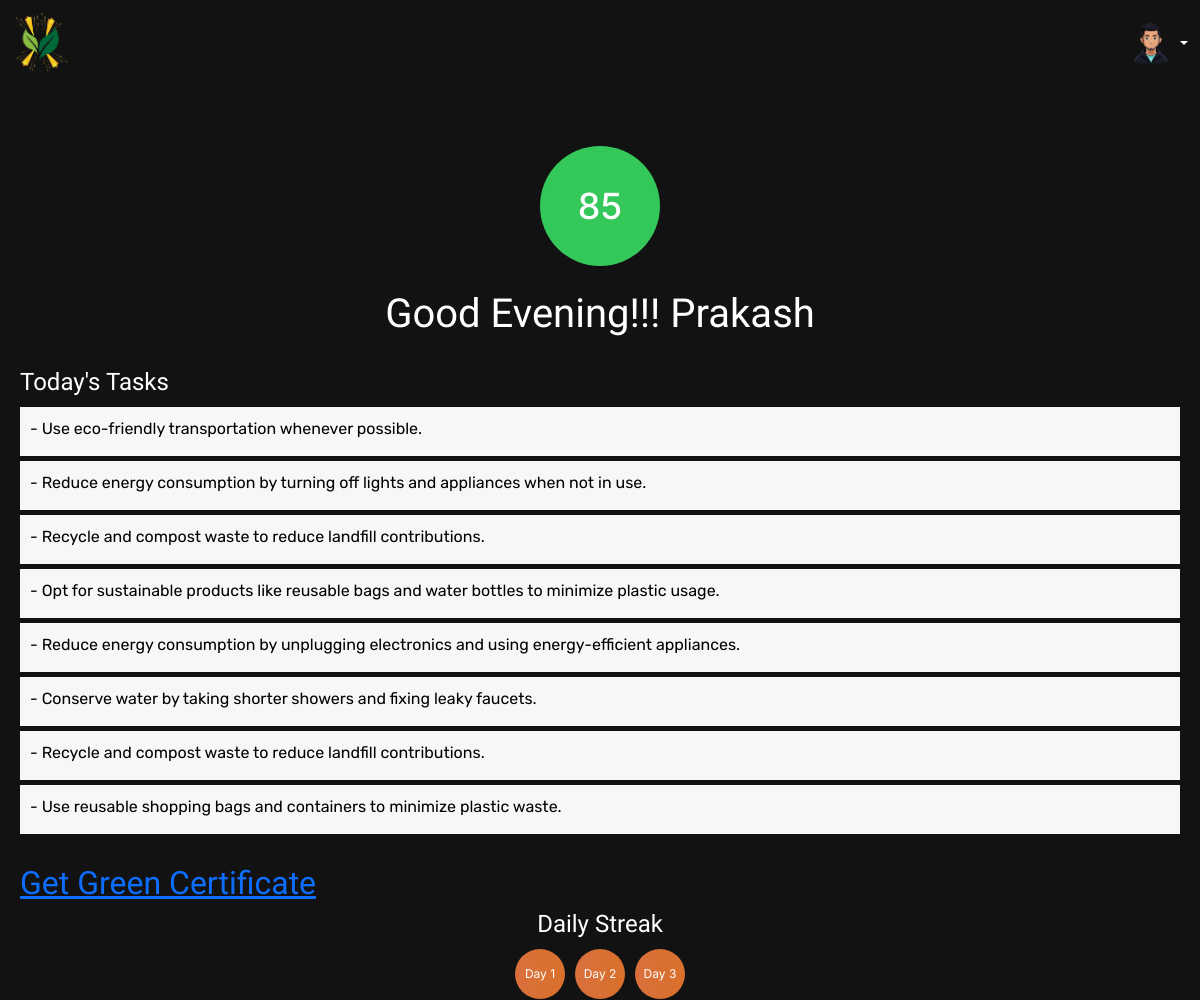
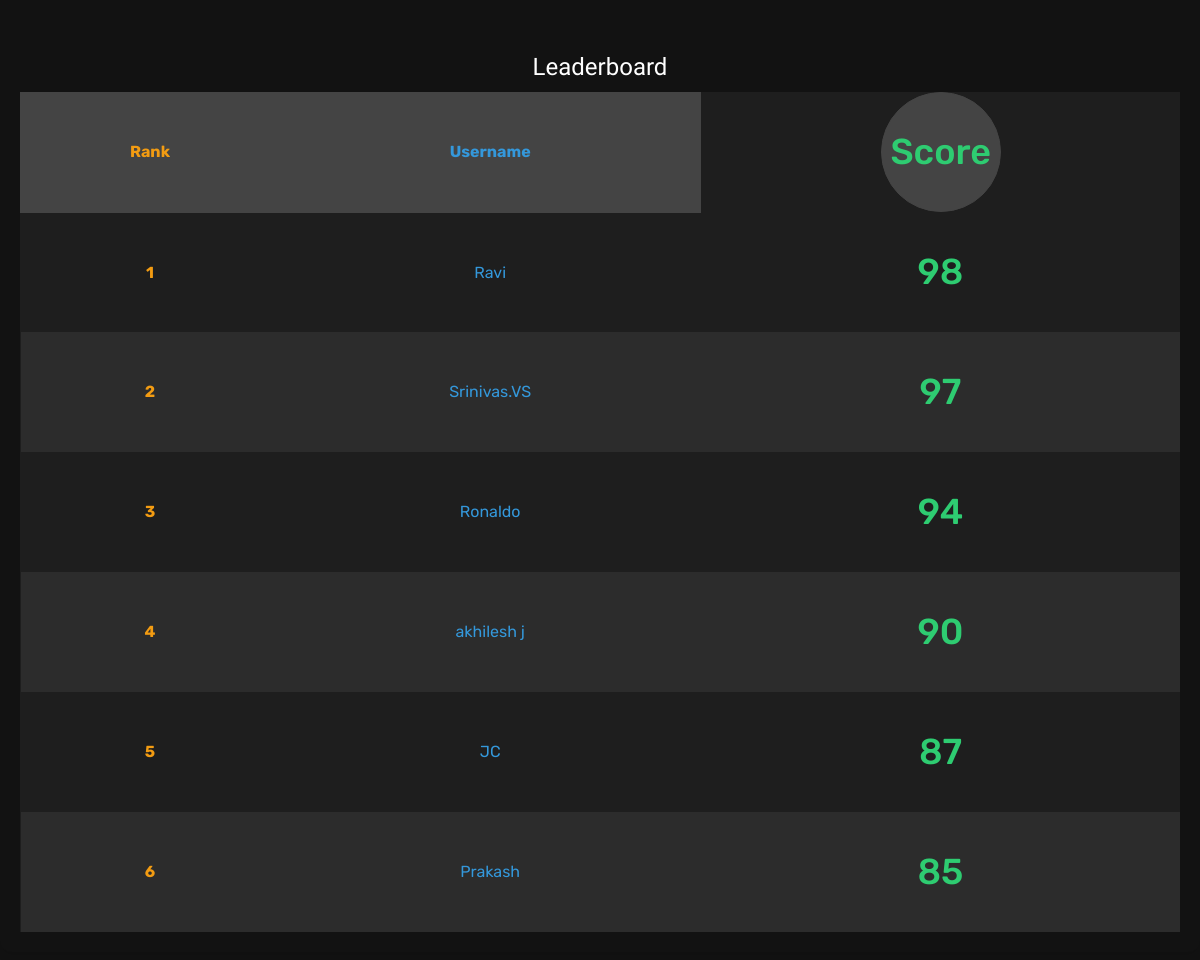
The app's page /dashboard (signed in) with its own data (2 pictures, top to bottom).
### app.py (models this page shows)
class User(db.Model, UserMixin):
    id = db.Column(db.Integer, primary_key=True)
    username = db.Column(db.String(150), unique=True, nullable=False)
    password = db.Column(db.String(60), nullable=False)
    score = db.Column(db.Integer,unique=False)
    tasks = db.relationship("Task",backref="user",lazy=True)

class Task(db.Model):
    id = db.Column(db.Integer,primary_key=True)
    info = db.Column(db.String(200),nullable=False)
    user_id = db.Column(db.Integer,db.ForeignKey("user.id"),nullable=False)

### app.py (the view)
@app.route('/dashboard')
@login_required
def dashboard():
    score = current_user.score
    tasks_recv = current_user.tasks
    tasks = []
    for task in tasks_recv:
        tasks.append(task.info)
    streak = 3
    leaderboard = User.query.order_by(User.score.desc()).limit(6).all()
    leaderboard_data = [{'username': user.username, 'score': user.score} for user in leaderboard]
    return render_template("dashboard.html",score=score,tasks=tasks,streak=streak,leaderboard=leaderboard_data,user=current_user)

### app.py (called while the page is built)
@login_manager.user_loader
def load_user(user_id):
    return User.query.get(int(user_id))

### templates/dashboard.html (shortened to what this page needs)
<!DOCTYPE html>
<html lang="en">
<head>
    <link href="https://cdn.jsdelivr.net/npm/bootstrap@5.3.0-alpha3/dist/css/bootstrap.min.css" rel="stylesheet">
</head>
<body>
</body>
<nav class="navbar navbar-expand-lg navbar-dark" style="background: none; border-bottom: none;">
    <div class="container-fluid">
        <a class="navbar-brand" href="#">
            <img src="{{ url_for('static', filename='logo.png') }}" alt="Logo" style="height: 60px;">
        </a>
        <div class="dropdown ms-auto">
            <a class="nav-link dropdown-toggle d-flex align-items-center" href="#" id="navbarDropdown" role="button"
                data-bs-toggle="dropdown" aria-expanded="false" style="text-decoration: none;">
                <img src="{{ url_for('static', filename='avatar-placeholder.png') }}" alt="Avatar"
                    class="rounded-circle" style="height: 50px; width: 50px;">
            </a>
        </div>
    </div>
</nav>
<div class="container">
    <div class="score-container">
        <div class="score {{ 'score-green' if score > 60 else 'score-red' }}">
            {{ score }}
        </div>
        <br />
        <h1>Good Evening!!! {{user.username}}</h1>
    </div>
    <div class="tasks">
        <h2>Today's Tasks</h2>
        <ul>
            {% for task in tasks %}
            <li>
                <div class="task-box">
                    <a class="ref-link" href="#" style="text-decoration: none;color: black;">{{ task }}</a>
                </div>
            </li>
            {% endfor %}
        </ul>
    </div>
    <a href="{{url_for('cert')}}">
        <h2>Get Green Certificate</h2>
    </a>
    <div class="streak-counter">
        <h2>Daily Streak</h2>
        <div class="streak-dots">
            {% for day in range(1, streak + 1) %}
            <div class="streak-dot">{{ 'Day ' + day|string }}</div>
            {% endfor %}
        </div>
    </div>
    <br>
    <div class="leaderboard">
        <h2>Leaderboard</h2>
        <table class="leaderboard-table">
            <thead>
                <tr>
                    <th class="rank">Rank</th>
                    <th class="username">Username</th>
                    <th class="score">Score</th>
                </tr>
            </thead>
            <tbody>
                {% for user in leaderboard %}
                <tr>
                    <td class="rank">{{ loop.index }}</td>
                    <td class="username">{{ user.username }}</td>
                    <td class="score">{{ user.score }}</td>
                </tr>
                {% endfor %}
            </tbody>
        </table>
    </div>
</div>
</body>
</html>

### templates/dashboard.html (style rules this page uses)
.navbar { background-color: #1e1e1e; }
h1, h2, h3, h4, h5, h6 { font-family: 'Borel', cursive; }
body, p, li, td, th { font-family: 'Rubik', sans-serif; }
html, body { overflow-x: hidden; margin: 0; padding: 0; }
* { box-sizing: border-box; }
.container { max-width: 100vw; overflow-x: hidden; }
.container { -ms-overflow-style: none; scrollbar-width: none; }
body { font-family: 'Inter', sans-serif; margin: 0; padding: 0; background-color: #121212; ; color: white; overflow-y: scroll; overflow-x: hidden; }
.container { max-width: 1200px; margin: 40px auto; padding: 20px; border-radius: 12px; box-shadow: 0 4px 8px rgba(0, 0, 0, 0.1); }
.score-container { text-align: center; margin-bottom: 30px; }
.score { width: 120px; height: 120px; border-radius: 50%; display: flex; align-items: center; justify-content: center; font-size: 36px; font-weight: 500; color: #fff; margin: 0 auto; position: relative; transition: all 0.3s ease-in-out; }
.score-green { background-color: #34C759; }
.tasks { margin-bottom: 30px; }
.tasks h2 { font-size: 24px; font-weight: 500; margin-bottom: 10px; }
.tasks ul { list-style: none; padding: 0; }
.tasks li { background-color: #f7f7f7; margin: 5px 0; padding: 10px; font-size: 16px; transition: all 0.3s ease-in-out; color: black; }
.streak-counter { text-align: center; }
.streak-counter h2 { font-size: 24px; font-weight: 500; margin-bottom: 10px; }
.streak-dots { display: flex; justify-content: center; }
.streak-dot { width: 50px; height: 50px; border-radius: 50%; background: linear-gradient(to right, #D9703D, #D9702A); margin: 0 5px; display: flex; align-items: center; justify-content: center; color: #fff; font-size: 12px; transition: all 0.3s ease-in-out; }
.leaderboard { margin-top: 30px; }
.leaderboard h2 { font-size: 24px; font-weight: 500; margin-bottom: 10px; text-align: center; }
.leaderboard-table { width: 100%; border-collapse: collapse; margin-top: 10px; background-color: #1e1e1e; color: #fff; border-radius: 8px; overflow: hidden; box-shadow: 0 4px 8px rgba(0, 0, 0, 0.2); }
.leaderboard-table thead { background-color: #333; }
.leaderboard-table th, .leaderboard-table td { padding: 12px; text-align: center; border: 1px solid #444; }
.leaderboard-table th { background-color: #444; color: #fff; }
.leaderboard-table tr:nth-child(even) { background-color: #2c2c2c; }
.leaderboard-table tr:nth-child(odd) { background-color: #1e1e1e; }
.leaderboard-table .rank { color: #f39c12; font-weight: bold; }
.leaderboard-table .username { color: #3498db; }
.leaderboard-table .score { color: #2ecc71; }
.leaderboard-table td { border: none; background: none; padding: 12px; }
.leaderboard-table { border-radius: 0; box-shadow: none; }
.leaderboard-table td { color: #fff; }
body { width: 100%; overflow-x: hidden; overflow-y: hidden; }
.task-box { padding-bottom: 5px; }

### records on screen
User: username "Prakash", score "85"
Task: info "- Use eco-friendly transportation whenever possible."
Task: info "- Reduce energy consumption by turning off lights and appliances when not in use."
Task: info "- Recycle and compost waste to reduce landfill contributions."
Task: info "- Opt for sustainable products like reusable bags and water bottles to minimize plastic usage."
Task: info "- Reduce energy consumption by unplugging electronics and using energy-efficient appliances."
Task: info "- Conserve water by taking shorter showers and fixing leaky faucets."
Task: info "- Recycle and compost waste to reduce landfill contributions."
Task: info "- Use reusable shopping bags and containers to minimize plastic waste."
User: username "Ravi", score "98"
User: username "Srinivas.VS", score "97"
User: username "Ronaldo", score "94"
User: username "akhilesh j", score "90"
User: username "JC", score "87"

### other values on screen
{{ score }} "85"
{{ 'Day ' + day|string }} "Day 1" "Day 2" "Day 3"
